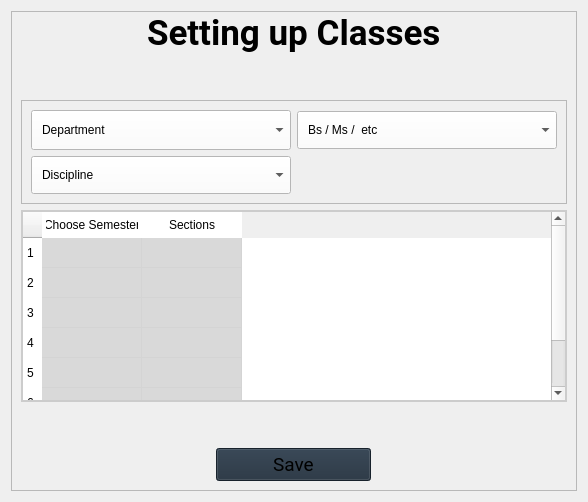
                <widget class="QWidget" name="SetupClasses">
                 <layout class="QVBoxLayout" name="verticalLayout_19">
                  <item alignment="Qt::AlignmentFlag::AlignHCenter|Qt::AlignmentFlag::AlignVCenter">
                   <widget class="QFrame" name="SetupClassesFrame1">
                    <property name="minimumSize">
                     <size>
                      <width>0</width>
                      <height>370</height>
                     </size>
                    </property>
                    <property name="maximumSize">
                     <size>
                      <width>16777215</width>
                      <height>16777215</height>
                     </size>
                    </property>
                    <property name="styleSheet">
                     <string notr="true">QPushButton{
padding:5px;
background-color:rgb(33, 47, 61);
}


QPushButton:hover {
border-style: solid;
border-width: 1px;
border-color: rgb(255, 255, 255)
}

QTableWidget {
    background-color: rgb(255, 255, 255);
    border: 2px solid #ccc;
    font-size: 14px;

}

QHeaderView::section {
    background-color:  rgb(255, 255, 255);
	border: none;
    color: black;
    font-weight: 2px;
    padding: 4px;

}

QTableWidget::item:selected {
    background-color: #3498db;
    color: white;
}

QTableWidget::item {
	background-color:rgba(0,0,0,0.15)	;
    padding: 4px;
    border: none;
}</string>
                    </property>
                    <property name="frameShape">
                     <enum>QFrame::Shape::StyledPanel</enum>
                    </property>
                    <property name="frameShadow">
                     <enum>QFrame::Shadow::Raised</enum>
                    </property>
                    <layout class="QVBoxLayout" name="verticalLayout_20">
                     <property name="topMargin">
                      <number>0</number>
                     </property>
                     <item alignment="Qt::AlignmentFlag::AlignHCenter|Qt::AlignmentFlag::AlignTop">
                      <widget class="QLabel" name="MainHeading">
                       <property name="font">
                        <font>
                         <family>Roboto</family>
                         <pointsize>26</pointsize>
                         <bold>true</bold>
                        </font>
                       </property>
                       <property name="text">
                        <string>Setting up Classes</string>
                       </property>
                      </widget>
                     </item>
                     <item>
                      <spacer name="verticalSpacer_4">
                       <property name="orientation">
                        <enum>Qt::Orientation::Vertical</enum>
                       </property>
                       <property name="sizeHint" stdset="0">
                        <size>
                         <width>20</width>
                         <height>40</height>
                        </size>
                       </property>
                      </spacer>
                     </item>
                     <item alignment="Qt::AlignmentFlag::AlignTop">
                      <widget class="QFrame" name="ClassForm">
                       <property name="styleSheet">
                        <string notr="true">QComboBox, QAbstractItemView{
background-color: rgb(255, 255, 255);
color: rgb(0, 0, 0);
padding : 10px;
}

QPushButton{
padding:5px;
background-color: rgb(56, 73, 89);
}

QPushButton:hover {
border: 1px solid rgb(255, 255, 255);
}</string>
                       </property>
                       <property name="frameShape">
                        <enum>QFrame::Shape::StyledPanel</enum>
                       </property>
                       <property name="frameShadow">
                        <enum>QFrame::Shadow::Raised</enum>
                       </property>
                       <layout class="QGridLayout" name="gridLayout_2">
                        <item row="1" column="1">
                         <widget class="QComboBox" name="DepartmentInput">
                          <property name="enabled">
                           <bool>true</bool>
                          </property>
                          <property name="sizePolicy">
                           <sizepolicy hsizetype="Fixed" vsizetype="Fixed">
                            <horstretch>0</horstretch>
                            <verstretch>0</verstretch>
                           </sizepolicy>
                          </property>
                          <property name="minimumSize">
                           <size>
                            <width>260</width>
                            <height>40</height>
                           </size>
                          </property>
                          <property name="editable">
                           <bool>false</bool>
                          </property>
                          <property name="placeholderText">
                           <string>Department</string>
                          </property>
                         </widget>
                        </item>
                        <item row="1" column="2">
                         <widget class="QComboBox" name="DegreeInput">
                          <property name="minimumSize">
                           <size>
                            <width>260</width>
                            <height>32</height>
                           </size>
                          </property>
                          <property name="editable">
                           <bool>false</bool>
                          </property>
                          <property name="placeholderText">
                           <string>Bs / Ms /  etc</string>
                          </property>
                          <item>
                           <property name="text">
                            <string>BS/MS/FSc etc</string>
                           </property>
                          </item>
                         </widget>
                        </item>
                        <item row="2" column="1">
                         <widget class="QComboBox" name="DisciplineInput">
                          <property name="minimumSize">
                           <size>
                            <width>260</width>
                            <height>32</height>
                           </size>
                          </property>
                          <property name="editable">
                           <bool>false</bool>
                          </property>
                          <property name="placeholderText">
                           <string>Discipline</string>
                          </property>
                         </widget>
                        </item>
                       </layout>
                      </widget>
                     </item>
                     <item>
                      <widget class="QTableWidget" name="SectionTable">
                       <property name="lineWidth">
                        <number>5</number>
                       </property>
                       <property name="rowCount">
                        <number>7</number>
                       </property>
                       <property name="columnCount">
                        <number>2</number>
                       </property>
                       <row/>
                       <row/>
                       <row/>
                       <row/>
                       <row/>
                       <row/>
                       <row/>
                       <column>
                        <property name="text">
                         <string>Choose Semester</string>
                        </property>
                       </column>
                       <column>
                        <property name="text">
                         <string>Sections</string>
                        </property>
                       </column>
                      </widget>
                     </item>
                     <item>
                      <spacer name="verticalSpacer_3">
                       <property name="orientation">
                        <enum>Qt::Orientation::Vertical</enum>
                       </property>
                       <property name="sizeHint" stdset="0">
                        <size>
                         <width>20</width>
                         <height>40</height>
                        </size>
                       </property>
                      </spacer>
                     </item>
                     <item alignment="Qt::AlignmentFlag::AlignHCenter">
                      <widget class="QPushButton" name="pushButton_2">
                       <property name="minimumSize">
                        <size>
                         <width>155</width>
                         <height>33</height>
                        </size>
                       </property>
                       <property name="maximumSize">
                        <size>
                         <width>155</width>
                         <height>33</height>
                        </size>
                       </property>
                       <property name="font">
                        <font>
                         <family>Roboto</family>
                         <pointsize>14</pointsize>
                        </font>
                       </property>
                       <property name="text">
                        <string>Save</string>
                       </property>
                      </widget>
                     </item>
                    </layout>
                   </widget>
                  </item>
                 </layout>
                </widget>
